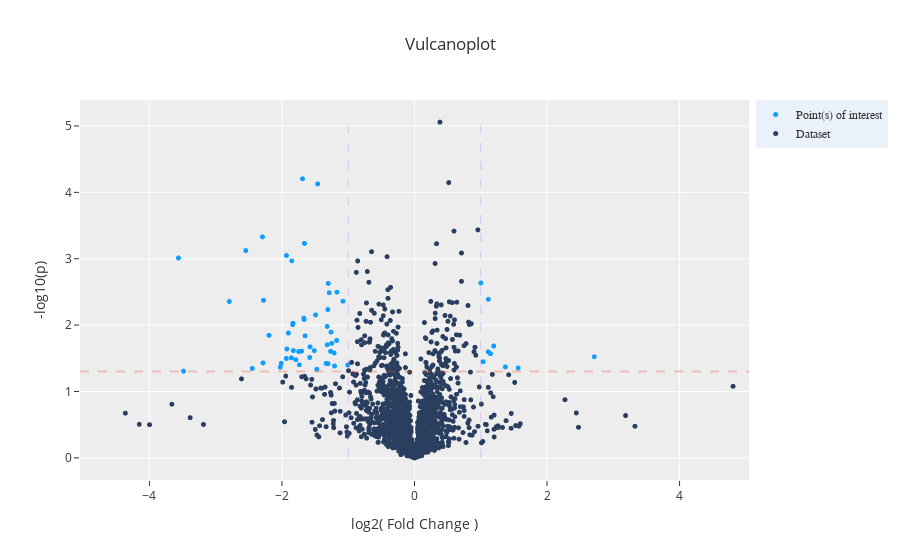

Here is the notebook cell this chart was saved with:
### Code cell
i = "breastcancer"
dash_bio.VolcanoPlot(dataframe=d[i].reset_index(), **params)

### Figure 1 — Plotly figure (JSON) as saved in the notebook; plotly's stock layout.template omitted (floating-point values rounded to 4 significant figures; data arrays with more than 128 entries replaced by an {"elided": "..."} marker saying what was removed)
{"data": [{"marker": {"color": "#119DFF", "size": 5}, "mode": "markers", "name": "Point(s) of interest", "text": ["SNP: O14744", "SNP: O95336", "SNP: P02042", "SNP: P02100", "SNP: P20160", "SNP: P20742", "SNP: P68871", "SNP: P69905", "SNP: Q13231", "SNP: A0A075B6H9", "SNP: A0A075B6I0", "SNP: A0A075B6J1", "SNP: A0A075B6J9", "SNP: A0A075B6K5", "SNP: A0A075B6R2", "SNP: A0A075B6R9;A0A0C4DH68", "SNP: A0A075B6S2", "SNP: A0A087WSX0", "SNP: A0A0A0MRZ8;P04433", "SNP: A0A0B4J1U7", "SNP: A0A0B4J1Y9", "SNP: A0A0C4DH24", "SNP: A0A0C4DH25", "SNP: A0A0C4DH38", "SNP: A0A0C4DH43", "SNP: O95394", "SNP: P01591", "SNP: P01597;P04432", "SNP: P01619", "SNP: P01624", "SNP: P01700", "SNP: P01703", "SNP: P01704", "SNP: P01706", "SNP: P01717", "SNP: P01718", "SNP: P01742", "SNP: P01743", "SNP: P01768;P0DP03", "SNP: P01834", "SNP: P01859", "SNP: P01871", "SNP: P01876", "SNP: P02786", "SNP: P02787", "SNP: P04211", "SNP: P06331", "SNP: P08861", "SNP: P0DOX2", "SNP: P0DOX3", "SNP: P0DOX5", "SNP: P0DOX7", "SNP: P0DOY2;P0DOY3", "SNP: P15085", "SNP: P23083", "SNP: P41439", "SNP: P54136", "SNP: P54619;Q9UGJ0", "SNP: Q6UXD5", "SNP: Q9BUL8"], "type": "scattergl", "x": [2.712, 1.564, 1.195, 1.371, 1.146, 1.001, 1.113, 1.035, 1.114, -1.576, -2.279, -1.333, -1.748, -1.791, -2.294, -1.65, -1.67, -1.008, -1.926, -1.266, -1.318, -3.562, -1.738, -2.196, -2.025, -1.473, -1.17, -1.492, -1.851, -1.667, -1.935, -2.287, -1.834, -1.705, -2.448, -1.581, -1.828, -1.174, -1.462, -1.838, -1.317, -1.66, -2.011, -1.301, -1.69, -1.932, -1.248, -1.903, -1.857, -2.546, -1.286, -1.213, -1.308, -1.08, -1.512, -3.486, -1.303, -2.795, -1.26, -1.206], "y": [1.523, 1.354, 1.685, 1.371, 1.57, 2.636, 1.598, 1.449, 2.389, 1.673, 2.374, 1.423, 1.602, 1.479, 3.33, 1.839, 2.106, 1.4, 1.641, 1.605, 1.981, 3.011, 1.403, 1.847, 1.366, 1.336, 2.496, 2.154, 2.969, 2.085, 1.497, 1.431, 2.029, 1.608, 1.348, 1.513, 1.616, 1.768, 4.128, 2.007, 1.703, 3.231, 1.425, 2.629, 4.205, 3.049, 1.726, 1.881, 1.508, 3.123, 2.488, 1.58, 2.235, 2.36, 1.616, 1.307, 1.419, 2.356, 1.895, 1.385]}, {"marker": {"color": "#2A3F5F", "size": 5}, "mode": "markers", "name": "Dataset", "text": {"elided": "2670 str values"}, "type": "scattergl", "x": {"elided": "2670 float values"}, "y": {"elided": "2670 float values"}}], "layout": {"autosize": false, "hovermode": "closest", "legend": {"bgcolor": "#ebf1fa", "font": {"family": "sans-serif"}, "x": 1.01, "yanchor": "top"}, "shapes": [{"line": {"color": "#AB63FA", "dash": "dash", "width": 1}, "name": "effect size min line", "type": "line", "x0": -1, "x1": -1, "xref": "x", "y0": 0.0001256, "y1": 5.058, "yref": "y"}, {"line": {"color": "#AB63FA", "dash": "dash", "width": 1}, "name": "effect size max line", "type": "line", "x0": 1, "x1": 1, "xref": "x", "y0": 0.0001256, "y1": 5.058, "yref": "y"}, {"line": {"color": "#EF553B", "dash": "dash", "width": 2}, "name": "genomewide_line", "type": "line", "x0": -5.048, "x1": 5.048, "xref": "x", "y0": 1.301, "y1": 1.301, "yref": "y"}], "title": {"text": "Vulcanoplot "}, "xaxis": {"range": [-5.048, 5.048], "title": {"text": "log2( Fold Change )"}, "zeroline": false}, "yaxis": {"title": {"text": "-log10(p)"}, "zeroline": false}}}
